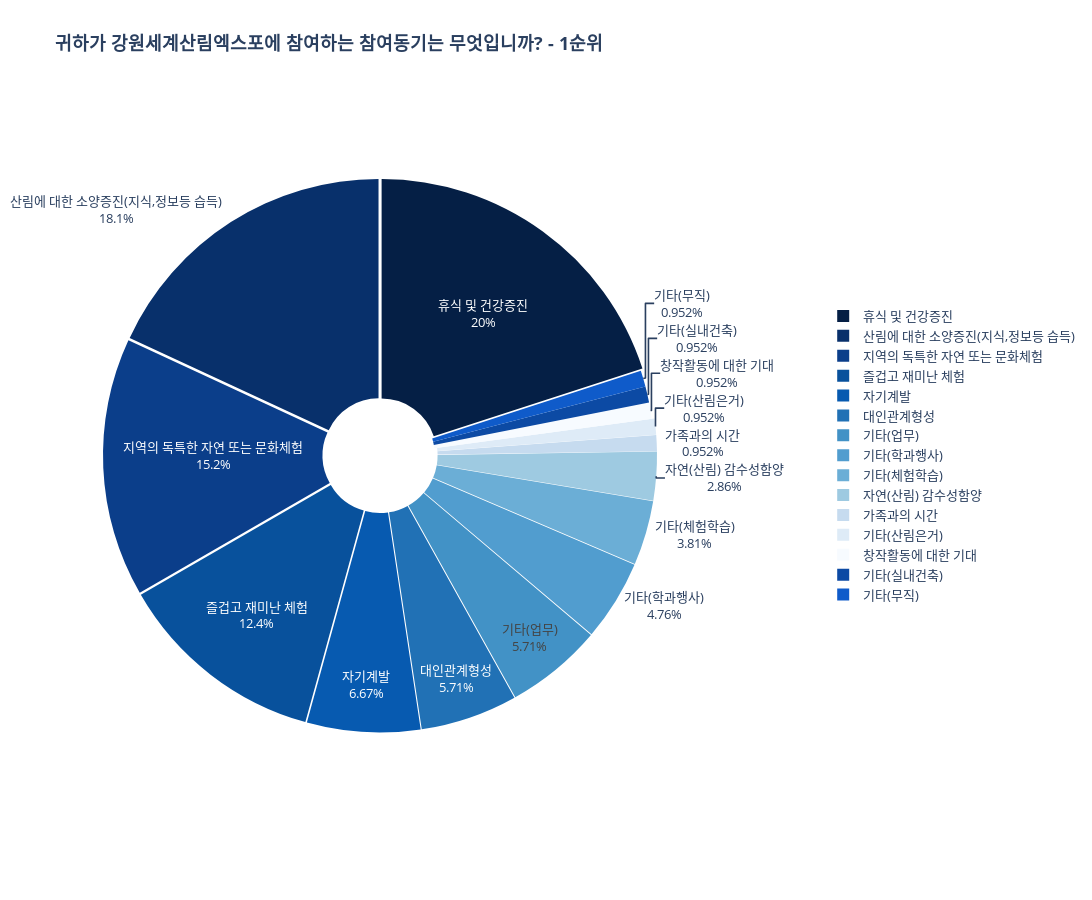

Notebook cell for this chart:
### Code cell
# 빈도를 비율로 변환
frequency1_1['비율'] = frequency1_1['1순위'] / frequency1_1['1순위'].sum()

# 파이 차트 시각화 (크기 조절)
fig = px.pie(frequency1_1, values='비율', names='값', title="<b>귀하가 강원세계산림엑스포에 참여하는 참여동기는 무엇입니까? - 1순위</b>", hole=0.2,
                color_discrete_sequence=color_scale)

fig.update_layout(
    font=dict(size=13),
    height=900,  # 그림의 높이 설정
    width=1400,    # 그림의 너비 설정
    legend=dict(x=1.3, y=0.5)  # 범례 위치 조정 (x, y 조절 가능)
)
# 차트 내에 비율 숫자 직접 표시
pull_lst = [0.01] * 12
fig.update_traces(textinfo='percent+label', pull=pull_lst, insidetextorientation='horizontal')  # 비율 숫자를 라벨과 함께 표시

fig.show()

### Figure 1 — Plotly figure (JSON) as saved in the notebook; plotly's stock layout.template omitted (floating-point values rounded to 4 significant figures)
{"data": [{"domain": {"x": [0, 1], "y": [0, 1]}, "hole": 0.2, "hovertemplate": "값=%{label}<br>비율=%{value}<extra></extra>", "insidetextorientation": "horizontal", "labels": ["휴식 및 건강증진", "산림에 대한 소양증진(지식,정보등 습득)", "지역의 독특한 자연 또는 문화체험", "즐겁고 재미난 체험", "자기계발", "대인관계형성", "기타(업무)", "기타(학과행사)", "기타(체험학습)", "자연(산림) 감수성함양", "가족과의 시간", "기타(산림은거)", "창작활동에 대한 기대", "기타(실내건축)", "기타(무직)"], "legendgroup": "", "name": "", "pull": [0.01, 0.01, 0.01, 0.01, 0.01, 0.01, 0.01, 0.01, 0.01, 0.01, 0.01, 0.01], "showlegend": true, "textinfo": "percent+label", "type": "pie", "values": [0.2, 0.181, 0.1524, 0.1238, 0.06667, 0.05714, 0.05714, 0.04762, 0.0381, 0.02857, 0.009524, 0.009524, 0.009524, 0.009524, 0.009524]}], "layout": {"font": {"size": 13}, "height": 900, "legend": {"tracegroupgap": 0, "x": 1.3, "y": 0.5}, "piecolorway": ["rgb(5,31,69)", "rgb(8,48,107)", "rgb(11,62,138)", "rgb(8,81,156)", "rgb(7,90,176)", "rgb(33,113,181)", "rgb(66,146,198)", "rgb(81,157,207)", "rgb(107,174,214)", "rgb(158,202,225)", "rgb(198,219,239)", "rgb(222,235,247)", "rgb(247,251,255)"], "title": {"text": "<b>귀하가 강원세계산림엑스포에 참여하는 참여동기는 무엇입니까? - 1순위</b>"}, "width": 1400}}
